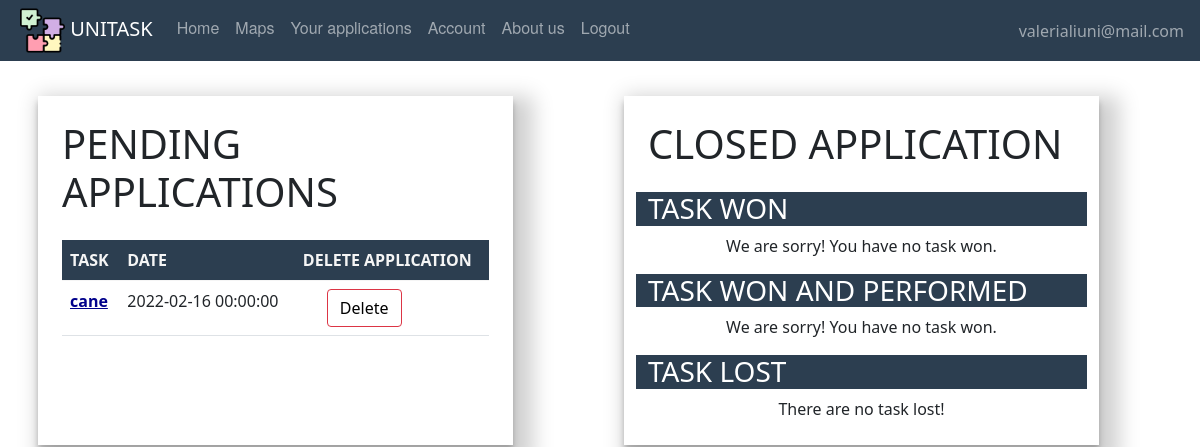
Screenshot of /listapplications (signed in) with the database file from the repository.
### website/models.py (models this page shows, shortened)
class User(db.Model, UserMixin):
    id = db.Column(db.Integer, primary_key=True)
    email = db.Column(db.String(150), unique=True)
    password = db.Column(db.String(150))
    first_name = db.Column(db.String(150))
    surname = db.Column(db.String(150))
    type = db.Column(db.String(20))
    reviewsposted = db.relationship('Review', foreign_keys='Review.id_reviewer',
                                    backref='author')
    reviewsreceived = db.relationship('Review', foreign_keys='Review.id_reviewed',
                                      backref='received')
    __mapper_args__ = {
        'polymorphic_on': type,
        'polymorphic_identity': 'user',
    }

class Offer(db.Model, UserMixin):
    id = db.Column(db.Integer, primary_key=True)
    title = db.Column(db.String(150))
    description = db.Column(db.String(150))
    address = db.Column(db.String(150))
    placeId = db.Column(db.String(150))
    lat = db.Column(db.Float)
    lng = db.Column(db.Float)
    date = db.Column(db.DateTime(timezone=True), default=func.now())
    isAss = db.Column(db.Boolean, default=False)
    date_task = db.Column(db.DateTime(timezone=True))
    id_adult = db.Column(db.Integer, db.ForeignKey('adult.id'))
    scelta = db.Column(db.Integer, db.ForeignKey('student.id'))
    isPerf = db.Column(db.Boolean, default=False)
    rece = db.relationship('Review', backref='recensione')
    isClosed = db.Column(db.Boolean, default=False)

### website/views.py (the view)
@views.route('/listapplications', methods=['GET', 'POST'])
@login_required  # every time we go to the home page
def listapplications():
    return render_template("Student/listapplication.html", user=current_user)

### website/__init__.py (called while the page is built)
def create_app():
    app = Flask(__name__)
    app.config['SECRET_KEY'] = 'atrebunfigoassurdo'
    app.config['SQLALCHEMY_DATABASE_URI'] = 'sqlite:///'+ DB_NAME
    db.init_app(app)
    from .views import views  # We imported the name of the blueprint
    from .auth import auth
    app.register_blueprint(views, url_prefix="/")  # Stiamo dicendo come sono definite le pagine e dove sono
    app.register_blueprint(auth, url_prefix="/")
    from .models import User, Offer, Adult, Student
    create_database(app)
    login_manager = LoginManager()
    login_manager.login_view = 'auth.login'  # dove vogliamo mandare l'user se non loggato
    login_manager.init_app(app)
    @login_manager.user_loader
    def load_user(id):
        return User.query.get(int(id))
    return app

### website/models.py (called while the page is built)
    def taskwon(self):
        ltaskwon = []
        for off in self.applications:
            if off.scelta == self.id:
                ltaskwon.append(off)
        return ltaskwon

    def taskwonandperform(self):
        t = []
        for off in self.applications:
            if off.scelta == self.id and off.isPerf:
                t.append(off)
        return t

    def tasklost(self):
        t = []
        for off in self.applications:
            if off.scelta != self.id and off.scelta:
                t.append(off)
        return t

    def getapplications(self):
        t=self.applications
        return t

### website/templates/Student/listapplication.html (shortened to what this page needs)
{% extends "base.html" %}
{% block content%}
    <br />
    <div class="container">
        <div class="row">
            <div class="col-5 p-4 m-2 col-page">
                <h1 align="left" class="mb-4">PENDING APPLICATIONS</h1>
                <table class="table table-hover">
                        {%set  l = user.getapplications() %}
                        {% if l %}
                            {% for offer in l %}
                            {% if offer.isAss==False %}
                                <thead class="thead-dark" style="color:whitesmoke; background:#2c3e50">
                                    <tr>
                                        <th scope="col">TASK</th>
                                        <th scope="col">DATE</th>
                                        <th scope="col">DELETE APPLICATION</th>
                                    </tr>
                                </thead>
                                <tbody>
                                    <tr>
                                        <th scope="row"><a style="color:darkblue" href={{ url_for('views.task', task_id=offer.id) }} >{{ offer.title }}</a></th>
                                        <td>{{ offer.date_task }}</td>
                                        <td><button type="button"  class="btn btn-outline-danger mx-4"><a class="delete-button" href={{ url_for('views.deleteapplication', task_id=offer.id) }} > Delete</a></button></td>
                                    </tr>
                                </tbody>
                            {% endif %}
                        {% endfor %}
                        {% else %}
                            No task pending
                        {% endif %}
                </table>
            </div>
        <div class="col-1"></div>
            <div class="col-5 p-4 m-2 col-page">
                <h1 align="left" class="mb-4">CLOSED APPLICATION</h1>
                <div class="row">
                    <h3 align="left" style="color: white; background: #2c3e50">TASK WON</h3>
                    {%set  l = user.taskwon() %}
                    {% if l %}
                        <ul class="mx-4">
                        {% for offer in l %}
                        <li>
                            <a style="color:darkblue" href= {{ url_for('views.task', task_id=offer.id) }}>{{ offer.title }}</a>
                      </li>
                        {% endfor %}
                         </ul>
                    {% else %}
                        <div align="center">
                            We are sorry! You have no task won.
                        </div>
                    {% endif %}
                </div>
                <div class="row">
                    <h3 class="mt-3" align="left" style="color: white; background: #2c3e50">TASK WON AND PERFORMED</h3>
                    {%set  l = user.taskwonandperform() %}
                    {% if l %}
                    <ul>
                        {% for offer in l %}
                            <div class="m-2" style="display: flex; justify-content: space-between">
                            <li class="mx-4">
                                {{ offer.title }}, posted by {{offer.poster.first_name}} </li>
                            {% if not offer.isClosed %}
                                <button style="" type="button" class="btn btn-outline-success mx-4"> <a class="review-button" shref={{ url_for('views.writereview', task_id=offer.id) }} > Review </a></button>
                                </div>
                            {% endif %}
                        {% endfor %}
                        </ul>
                    {% else %}
                        <div align="center">
                            We are sorry! You have no task won.
                        </div>
                    {% endif %}
                </div>
                <div class="row">
                    <h3 class="mt-3" align="left" style="color: white; background: #2c3e50">TASK LOST</h3>
                    {%set  l = user.tasklost() %}
                    {% if l %}
                        <ul class="mx-4" style="list-style: none">
                        {% for offer in l %}
                            <li  align="center">
                            {{ offer.title }}</li>
                        {% endfor %}
                        </ul>
                    {% else %}
                        <div align="center">
                            There are no task lost!
                        </div>
                    {% endif %}
                </div>
            </div>
    </div>
    </div>
<br/><br/>
    <br/><br/><br/><br/>
{% endblock %}

### website/templates/base.html (shortened to what this page needs)
<!DOCTYPE html>
<html lang="">
  <head>
      <link href="/static/css/style.css" rel="stylesheet">
      <link href="https://cdn.jsdelivr.net/npm/bootstrap@5.0.2/dist/css/bootstrap.min.css" rel="stylesheet">
  </head>
  <body>
  <nav class="navbar fixed-top navbar-expand-lg navbar-dark">
    <ul class="navbar-nav mr-auto">
    <li>
    <a style="padding-left:1em;" class="navbar-brand" href="#">
        <img src="/static/images/pic/puzzle.png" width="45" height="45"/>
        UNITASK
    </a></li>
            {% if user.is_authenticated %}
                {% if user.type=='adult' %}
                    <li class="nav-item"><a class="nav-link" id="home" href="/">Home</a></li>
                    <li class="nav-item"><a class="nav-link" id="posttask" href="/posttask">Post a Task</a></li>
                    <li class="nav-item"><a class="nav-link" id="offer" href="/taskpending">Task Pending</a></li>
                    <li class="nav-item"><a class="nav-link" id="account" href="/account">Account</a></li>
                    <li class="nav-item"><a class="nav-link" id="aboutus" href="/about_us">About us</a></li>
                    <li class="nav-item"><a class="nav-link" id="logout" href="/logout">Logout</a></li>
                    {% elif user.type=='student' %}
                    <li class="nav-item"><a class="nav-link" id="offer" href="/offer">Home</a></li>
                    <li class="nav-item"><a class="nav-link" id="maps" href="/maps">Maps</a>
                    <li class="nav-item"><a class="nav-link" id="applications" href="/listapplications">Your applications</a></li>
                    <li class="nav-item"><a class="nav-link" id="account" href="/account">Account</a></li>
                    <li class="nav-item"><a class="nav-link" id="aboutus" href="/about_us">About us</a></li>
                    <li class="nav-item"><a class="nav-link" id="logout" href="/logout">Logout</a></li>
                    {% endif %}
                </ul>
                <ul class="navbar-nav ms-auto">
                <li class="nav-item">
                    <span style="padding-right:1em;" class="navbar-text d-flex justify-content-end">
                     {{ user.email}}
                       </span>
                </li>
                </ul>
                    {% else %}
                <li class="nav-item"><a class="nav-link" id="sign_up" href="/sign_up">Signup</a></li>
                <li class="nav-item"><a class="nav-link" id="login" href="/login">Login</a>
                <li class="nav-item"> <a class="nav-link" id="aboutus" href="/about_us">About us</a></li>
            {% endif %}
</nav>
    {% block content %}
    {% endblock %}
  </body>
</html>

### website/static/css/style.css (style rules this page uses)
body { padding-top:4em; }
.navbar { list-style-type: none; margin: 0; padding: 0; overflow: hidden; background-color: #2c3e50; }
.nav-link { display: block; color: white; text-align: center; padding: 14px 16px; text-decoration: none; font-family: "Helvetica Neue", Helvetica, Arial, sans-serif; }
.delete-button { color:black; text-decoration: none; }
.col-page { box-shadow: rgba(0, 0, 0, 0.19) 10px 10px 20px 10px, rgba(0, 0, 0, 0.23) 0px 6px 6px; }

### rows the page displays
User: email "valerialiuni@mail.com"
Offer: title "cane", date_task "2022-02-16 00:00:00"
